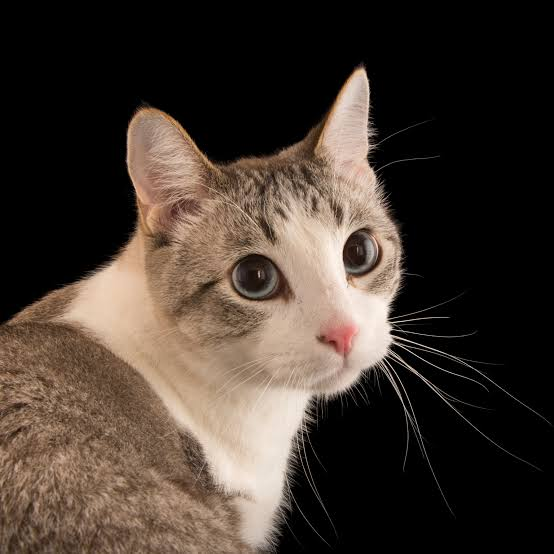
#> input picture CIN/kucing03.jpeg, 554 x 554 px
$ python main3.py
#> lines starting #> are read from the running program, lines starting #| are printed output that depends on the picture
import cv2
import numpy as np
import matplotlib.pyplot as plt

def apply_fourier_transform(image):
    """Applies the Fourier Transform to an image."""
    # Convert the image to grayscale
    gray_image = cv2.cvtColor(image, cv2.COLOR_BGR2GRAY)

    # Apply the Fourier Transform
    f_transform = np.fft.fft2(gray_image)
    f_shifted = np.fft.fftshift(f_transform)

    return f_shifted

def high_pass_filter(f_transform, cutoff):
    """Applies a high-pass filter to the Fourier transformed image."""
    rows, cols = f_transform.shape
    crow, ccol = rows // 2, cols // 2

    # Create a mask with a high-pass filter
    mask = np.ones((rows, cols), np.uint8)
    mask[crow - cutoff:crow + cutoff, ccol - cutoff:ccol + cutoff] = 0

    # Apply the mask and inverse Fourier Transform
    f_high_pass = f_transform * mask
    return f_high_pass

def low_pass_filter(f_transform, cutoff):
    """Applies a low-pass filter to the Fourier transformed image."""
    rows, cols = f_transform.shape
    crow, ccol = rows // 2, cols // 2

    # Create a mask with a low-pass filter
    mask = np.zeros((rows, cols), np.uint8)
    mask[crow - cutoff:crow + cutoff, ccol - cutoff:ccol + cutoff] = 1

    # Apply the mask and inverse Fourier Transform
    f_low_pass = f_transform * mask
    return f_low_pass

def apply_inverse_fourier_transform(f_filtered):
    """Applies the inverse Fourier Transform to a filtered image."""
    f_ishifted = np.fft.ifftshift(f_filtered)
    img_back = np.fft.ifft2(f_ishifted)
    img_back = np.abs(img_back)

    return img_back

def display_images(original, high_pass_result, low_pass_result):
    """Displays the original, high-pass filtered, and low-pass filtered images."""
    plt.figure(figsize=(12, 6))

    plt.subplot(1, 3, 1)
    plt.imshow(original, cmap='gray')
    plt.title('Original Image')
    plt.axis('off')

    plt.subplot(1, 3, 2)
    plt.imshow(high_pass_result, cmap='gray')
    plt.title('High-Pass Filtered Image')
    plt.axis('off')

    plt.subplot(1, 3, 3)
    plt.imshow(low_pass_result, cmap='gray')
    plt.title('Low-Pass Filtered Image')
    plt.axis('off')

    plt.show()

def main():
    # Load the image
    image = cv2.imread('kucing03.jpeg')
#> image is the input picture: shape (554, 554, 3); mean B, G, R 48.3, 56.7, 68

    # Apply Fourier Transform
    f_transform = apply_fourier_transform(image)
#> in apply_fourier_transform, `gray_image = cv2.cvtColor(image, cv2.COLOR_BGR2GRAY)`:
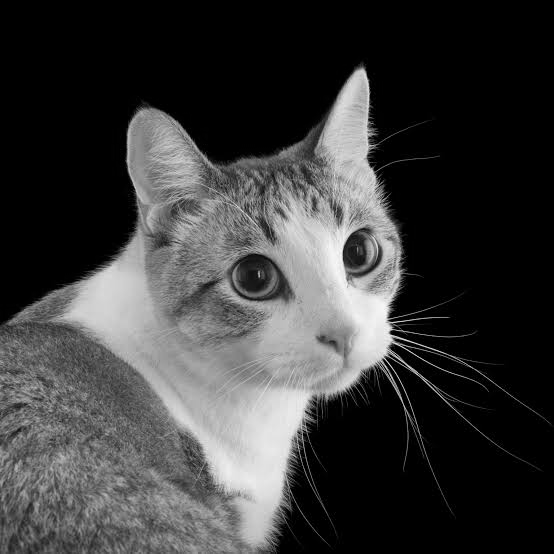
#> gray_image: shape (554, 554); min 0, max 252, mean 59.1

    # Apply High-Pass Filter
    high_pass_filtered = high_pass_filter(f_transform, cutoff=1)
    high_pass_result = apply_inverse_fourier_transform(high_pass_filtered)
#> in apply_inverse_fourier_transform, `img_back = np.abs(img_back)`:
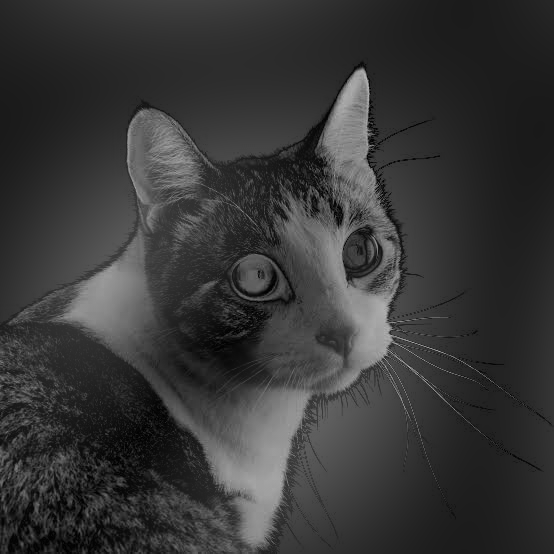
#> img_back: shape (554, 554) float64; min 0.143, max 184.6, mean 55.2

    # Apply Low-Pass Filter
    low_pass_filtered = low_pass_filter(f_transform, cutoff=30)
    low_pass_result = apply_inverse_fourier_transform(low_pass_filtered)
#> in apply_inverse_fourier_transform (call 2), `img_back = np.abs(img_back)`:
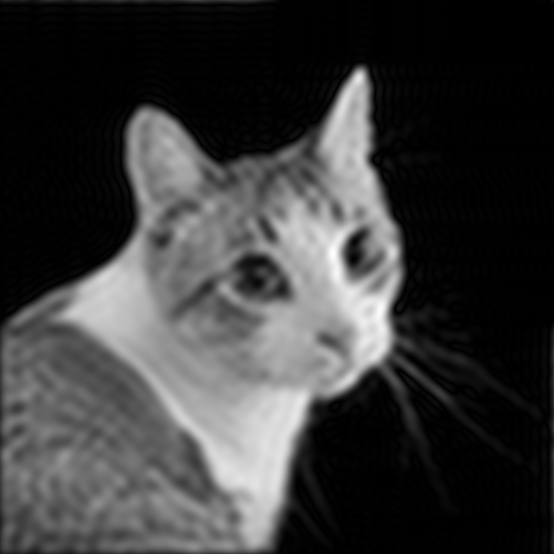
#> img_back: shape (554, 554) float64; min 0.00151, max 264.1, mean 60.3; drawn with min black and max white

    # Display results
    display_images(cv2.cvtColor(image, cv2.COLOR_BGR2GRAY), high_pass_result, low_pass_result)
#> in display_images, `plt.show()`:
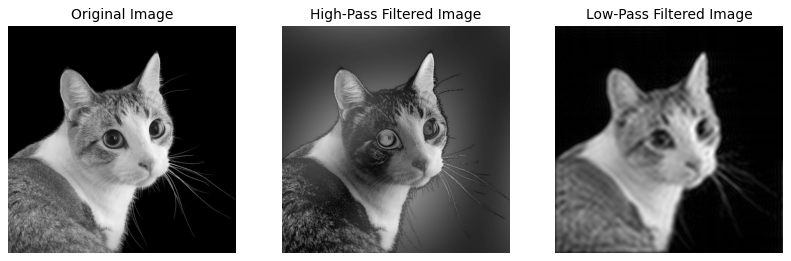
#> figure drawn by matplotlib, 3 panels

if __name__ == "__main__":
    main()

$ run again, with CIN/combined.jpg copied over CIN/kucing03.jpeg
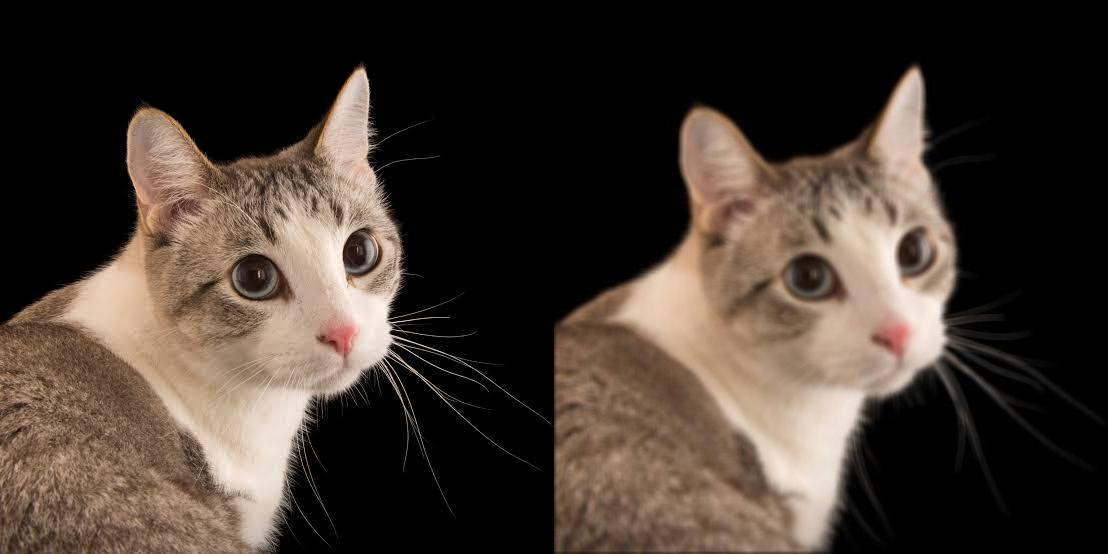
#> input picture CIN/combined.jpg, 1108 x 554 px
#> in main, image is the input picture: shape (554, 1108, 3); mean B, G, R 48.2, 56.5, 67.9
#> in apply_inverse_fourier_transform (call 2), `img_back = np.abs(img_back)`:
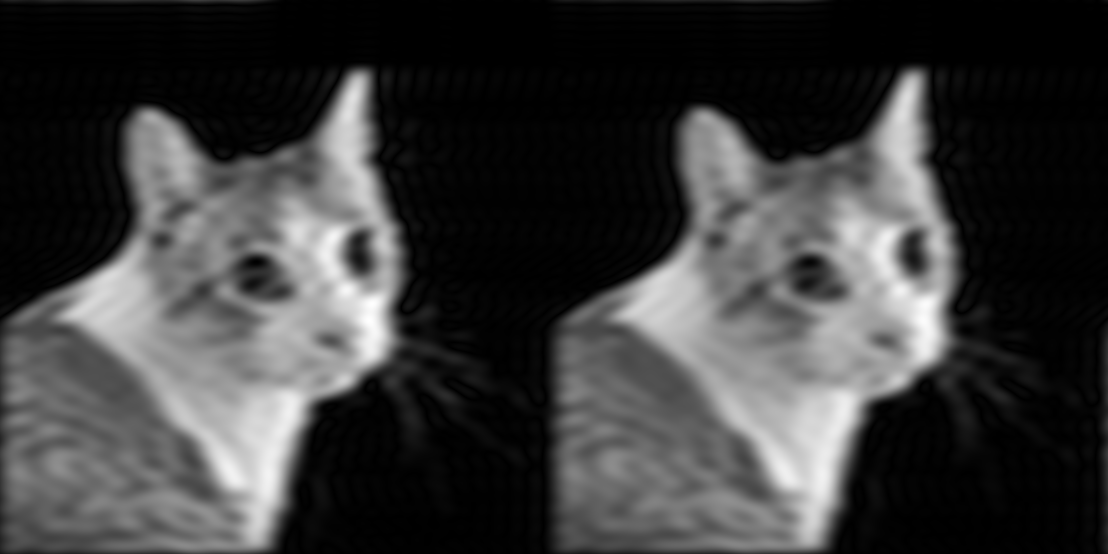
#> img_back: shape (554, 1108) float64; min 0.0016, max 259.2, mean 60.7; drawn with min black and max white
#> in display_images, `plt.show()`:
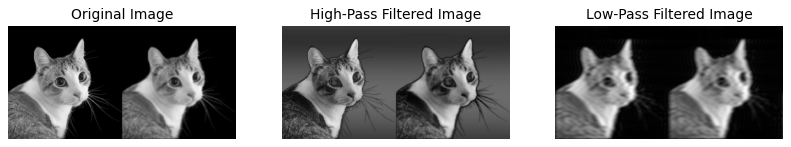
#> figure drawn by matplotlib, 3 panels

$ run again, with CIN/combined02.jpg copied over CIN/kucing03.jpeg
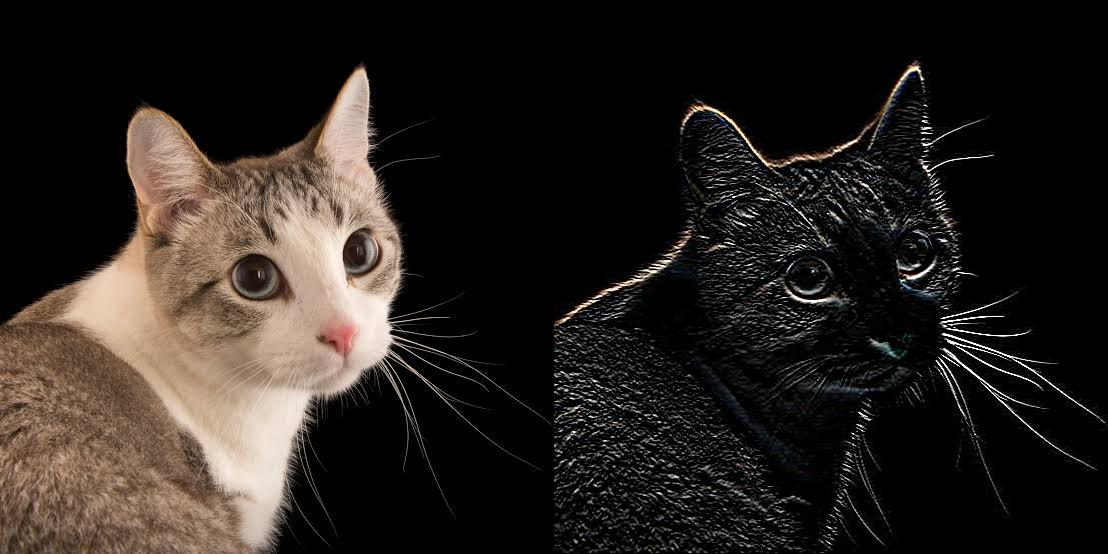
#> input picture CIN/combined02.jpg, 1108 x 554 px
#> in main, image is the input picture: shape (554, 1108, 3); mean B, G, R 30.7, 34.9, 40.7
#> in apply_inverse_fourier_transform, `img_back = np.abs(img_back)`:
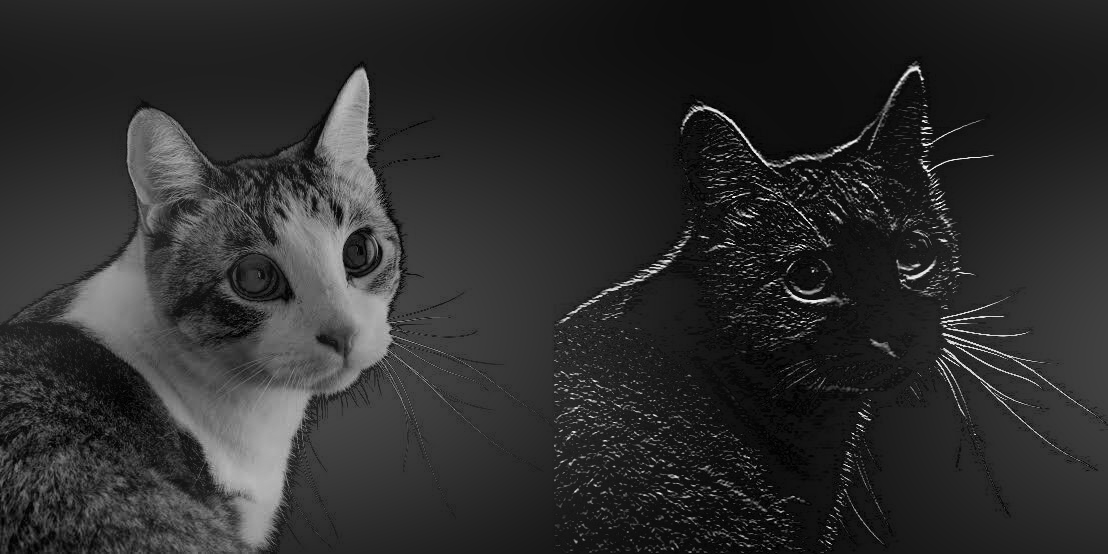
#> img_back: shape (554, 1108) float64; min 0.0572, max 243, mean 45.3
#> in display_images, `plt.show()`:
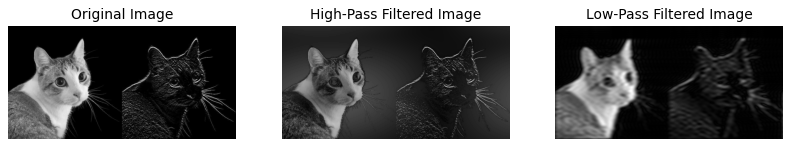
#> figure drawn by matplotlib, 3 panels
